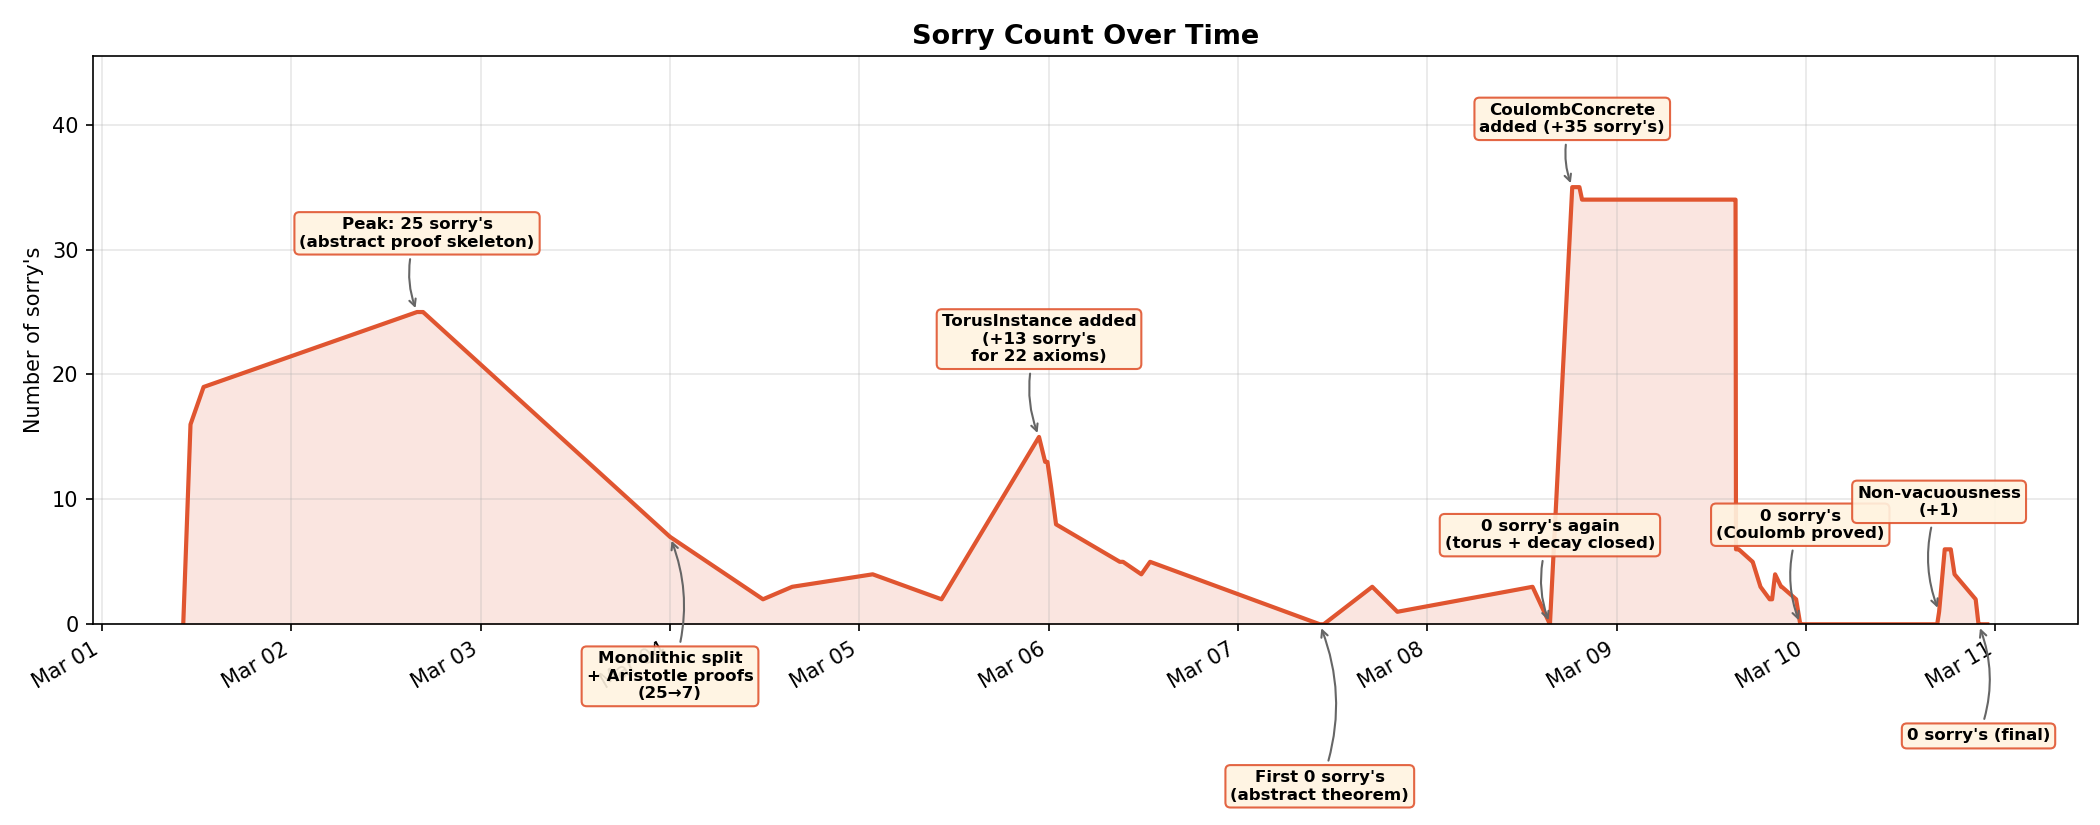

Reproduce this figure in Python.
#!/usr/bin/env python3
"""Visualize the number of sorry's in the Lean codebase over time."""

import subprocess
import os
from datetime import datetime, timezone, timedelta

import matplotlib
matplotlib.use("Agg")
import matplotlib.pyplot as plt
import matplotlib.dates as mdates

REPO = os.path.dirname(os.path.dirname(os.path.abspath(__file__)))
OUT_PNG = os.path.join(REPO, "artifacts", "sorry_history.png")
LANDAU_DIR = "Aristotle/Landau"
PDT = timezone(timedelta(hours=-7))


def parse_iso(s):
    if s[-3] == ':' and (s[-6] == '+' or s[-6] == '-'):
        s = s[:-3] + s[-2:]
    return datetime.strptime(s, "%Y-%m-%dT%H:%M:%S%z").astimezone(PDT)


def get_commits():
    result = subprocess.run(
        ["git", "log", "--format=%H %aI", "--reverse", "--", "Aristotle/Landau/"],
        capture_output=True, text=True, cwd=REPO,
    )
    commits = []
    for line in result.stdout.strip().split("\n"):
        if not line:
            continue
        parts = line.split(" ", 1)
        commits.append((parts[0], parts[1]))
    return commits


def has_main_dir(commit_hash):
    """Check if Aristotle/Landau/main/ exists at this commit."""
    result = subprocess.run(
        ["git", "ls-tree", "--name-only", commit_hash, "--", "Aristotle/Landau/main/"],
        capture_output=True, text=True, cwd=REPO,
    )
    return bool(result.stdout.strip())


def count_sorries(commit_hash):
    """Count actual sorry tactic usages at a given commit.

    Only counts in main/ (or the monolithic file before main/ existed).
    Excludes aristotle-in/, aristotle-out/, and non-.lean files.
    """
    if has_main_dir(commit_hash):
        search_path = "Aristotle/Landau/main/*.lean"
    else:
        search_path = "Aristotle/Landau/*.lean"

    result = subprocess.run(
        ["git", "grep", "-w", "sorry", commit_hash, "--", search_path],
        capture_output=True, text=True, cwd=REPO,
    )
    if result.returncode != 0:
        return 0

    count = 0
    for line in result.stdout.strip().split("\n"):
        if not line:
            continue
        parts = line.split(":", 2)
        if len(parts) < 3:
            continue
        content = parts[2].strip()
        if content.startswith("--"):
            continue
        if "sorry'" in line or "sorry's" in line or "0 sorry" in line:
            continue
        count += 1
    return count


def main():
    commits = get_commits()
    print(f"Found {len(commits)} commits to analyze")

    dates = []
    sorries = []
    prev_date = None

    for i, (h, timestamp) in enumerate(commits):
        dt = parse_iso(timestamp)
        n = count_sorries(h)
        dates.append(dt)
        sorries.append(n)

        date_str = timestamp[:10]
        if date_str != prev_date:
            print(f"  [{i+1}/{len(commits)}] {date_str}: {n} sorry's")
            prev_date = date_str

    # Find notable events for labeling
    events = []  # (index, label, y_offset)

    # 1. Peak sorry count in first wave (Mar 1-4): abstract proof skeleton
    first_wave = [(i, s) for i, s in enumerate(sorries) if dates[i] < datetime(2026, 3, 5, tzinfo=PDT)]
    if first_wave:
        peak_idx, peak_val = max(first_wave, key=lambda x: x[1])
        events.append((peak_idx, f"Peak: {peak_val} sorry's\n(abstract proof skeleton)", 30))

    # 2. Big drop: monolithic split + Aristotle proofs (Mar 3→4)
    for i in range(1, len(sorries)):
        if dates[i] >= datetime(2026, 3, 3, 18, tzinfo=PDT) and dates[i] < datetime(2026, 3, 4, 12, tzinfo=PDT):
            if sorries[i-1] - sorries[i] >= 10:
                events.append((i, f"Monolithic split\n+ Aristotle proofs\n({sorries[i-1]}→{sorries[i]})", -55))
                break

    # 3. Mar 5 evening spike: TorusInstance added with sorry's for 22 axioms
    for i in range(1, len(sorries)):
        if (dates[i] >= datetime(2026, 3, 5, 20, tzinfo=PDT)
                and dates[i] < datetime(2026, 3, 6, tzinfo=PDT)
                and sorries[i] - sorries[i-1] >= 10):
            events.append((i, f"TorusInstance added\n(+{sorries[i] - sorries[i-1]} sorry's\nfor 22 axioms)", 35))
            break

    # 4. First time 0 sorry's reached (brief, Mar 8)
    for i in range(1, len(sorries)):
        if sorries[i] == 0 and sorries[i-1] > 0:
            events.append((i, "First 0 sorry's\n(abstract theorem)", -70))
            break

    # 4b. Second time 0 sorry's reached (Mar 8, before CoulombConcrete spike)
    zero_count = 0
    for i in range(1, len(sorries)):
        if sorries[i] == 0 and sorries[i-1] > 0:
            zero_count += 1
            if zero_count == 2:
                events.append((i, "0 sorry's again\n(torus + decay closed)", 35))
                break

    # 5. Coulomb spike: CoulombConcreteTheorem42 added
    max_jump = 0
    max_jump_idx = None
    for i in range(1, len(sorries)):
        jump = sorries[i] - sorries[i-1]
        if jump > max_jump:
            max_jump = jump
            max_jump_idx = i
    if max_jump_idx and max_jump >= 20:
        events.append((max_jump_idx, f"CoulombConcrete\nadded (+{max_jump} sorry's)", 25))

    # 6. Stale file cleanup (43→6): split into 6 files, delete stale Aristotle artifacts
    for i in range(1, len(sorries)):
        if sorries[i-1] >= 40 and sorries[i] <= 10 and sorries[i-1] - sorries[i] >= 30:
            events.append((i, f"File split + stale\nartifact cleanup\n({sorries[i-1]}→{sorries[i]})", -60))
            break

    # 7. Coulomb sorry sprint (6→0 on Mar 9 evening)
    for i in range(1, len(sorries)):
        if (sorries[i] == 0 and sorries[i-1] > 0
                and dates[i] >= datetime(2026, 3, 9, 20, tzinfo=PDT)
                and dates[i] < datetime(2026, 3, 10, 6, tzinfo=PDT)):
            events.append((i, "0 sorry's\n(Coulomb proved)", 40))
            break

    # 8. Non-vacuousness spike (small bump near end)
    for i in range(len(sorries) - 1, 0, -1):
        if sorries[i] > 0 and i > 0 and sorries[i-1] == 0 and dates[i] > datetime(2026, 3, 10, tzinfo=PDT):
            events.append((i, f"Non-vacuousness\n(+{sorries[i]})", 45))
            break

    # 9. Final 0 sorry's (last time)
    for i in range(len(sorries) - 1, -1, -1):
        if sorries[i] == 0 and any(s > 0 for s in sorries[max(0,i-5):i]):
            while i > 0 and sorries[i - 1] == 0:
                i -= 1
            events.append((i, "0 sorry's (final)", -50))
            break

    # Plot
    fig, ax = plt.subplots(figsize=(14, 5.5))
    ax.plot(dates, sorries, color="#e05530", linewidth=2)
    ax.fill_between(dates, sorries, alpha=0.15, color="#e05530")

    # Annotate events
    for idx, label, y_offset in events:
        ax.annotate(
            label, xy=(dates[idx], sorries[idx]),
            xytext=(0, y_offset), textcoords="offset points",
            fontsize=8, fontweight="bold", ha="center",
            va="bottom" if y_offset > 0 else "top",
            arrowprops=dict(arrowstyle="->", color="#666",
                            connectionstyle="arc3,rad=0.2"),
            bbox=dict(boxstyle="round,pad=0.3", facecolor="#fff3e0",
                      edgecolor="#e05530", alpha=0.9),
        )

    ax.set_ylabel("Number of sorry's")
    ax.set_title("Sorry Count Over Time", fontsize=13, fontweight="bold")
    ax.xaxis.set_major_formatter(mdates.DateFormatter("%b %d", tz=PDT))
    ax.xaxis.set_major_locator(mdates.DayLocator(interval=1, tz=PDT))
    fig.autofmt_xdate()
    ax.set_ylim(bottom=0, top=max(sorries) * 1.3 if max(sorries) > 0 else 5)
    ax.grid(True, alpha=0.3)
    fig.tight_layout()
    fig.savefig(OUT_PNG, dpi=150)
    print(f"\nWrote {OUT_PNG}")


if __name__ == "__main__":
    main()
